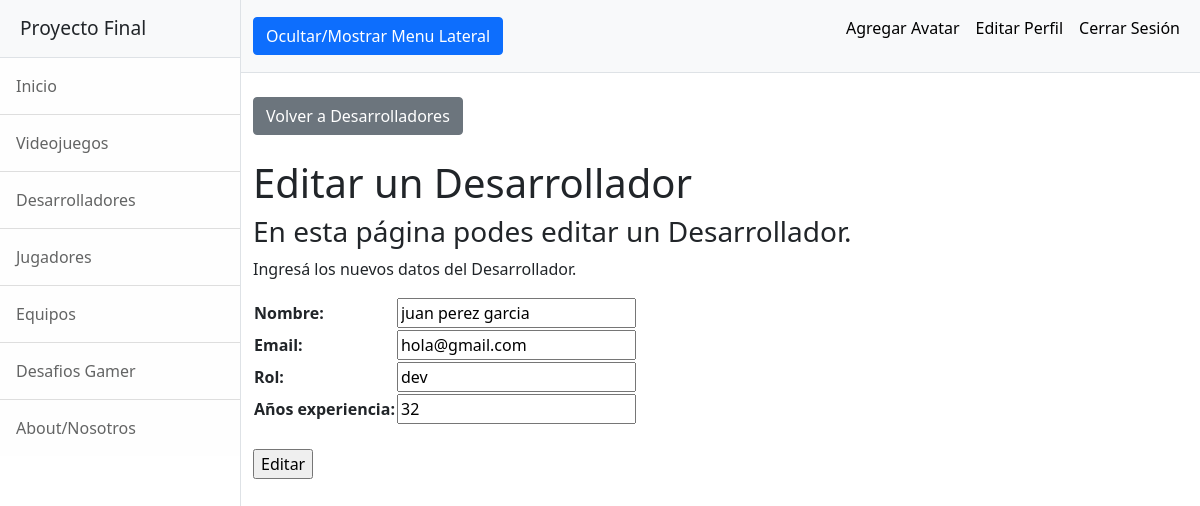
Screenshot of /AppFinal/desarrolladoresEditar/juan perez garcia (signed in) with the database file from the repository.
### AppFinal/models.py (models this page shows, shortened)
class Desarrollador(models.Model):
    nombre = models.CharField(max_length = 40)
    email = models.EmailField()
    rol = models.CharField(max_length = 40)
    años_experiencia = models.IntegerField()

### AppFinal/views.py (the view)
# urls.py: path('desarrolladoresEditar/<desarrollador_a_editar>', views.desarrolladoresEditar, name="DesarrolladoresEditar"),
@login_required
def desarrolladoresEditar(request, desarrollador_a_editar):
    desarrollador = Desarrollador.objects.get(nombre=desarrollador_a_editar)
    if request.method == 'POST':
        formulario = DesarrolladorFormulario(request.POST)
        if formulario.is_valid():
            input = formulario.cleaned_data
            desarrollador.nombre=input['nombre']
            desarrollador.email=input['email']
            desarrollador.rol=input['rol']
            desarrollador.años_experiencia=input['años_experiencia']
            desarrollador.save()
            return render(request, 'AppFinal/desarrolladores.html') # Sustituir por una vista de "Desarrollador creado" o algo así en el futuro
    else:
        formulario = DesarrolladorFormulario(initial={"nombre":desarrollador.nombre, "email":desarrollador.email, "rol":desarrollador.rol, "años_experiencia":desarrollador.años_experiencia})
    return render(request, 'AppFinal/desarrolladoresEditar.html', {'formulario':formulario, "desarrollador_a_editar":desarrollador_a_editar})

### AppFinal/forms.py
class DesarrolladorFormulario(forms.Form):
    nombre = forms.CharField(max_length = 40)
    email = forms.EmailField()
    rol = forms.CharField(max_length = 40)
    años_experiencia = forms.IntegerField()

### AppFinal/templates/AppFinal/desarrolladoresEditar.html
{% extends "AppFinal/padre.html" %}
{% load static %}
{% block dynamicContent %}
    <div class="container-fluid">
        <br><a class="btn btn-secondary" href="{% url 'Desarrolladores' %}">Volver a Desarrolladores</a>
        <h1 class="mt-4">Editar un Desarrollador</h1>
        <h3>En esta página podes editar un Desarrollador.</h3>
        <p>Ingresá los nuevos datos del Desarrollador.</p>
        <form action="" method="POST">{% csrf_token %}
            <table>{{ formulario.as_table }}</table><br>
            <input type="submit" value="Editar">
        </form>
    </div>
{% endblock %}

### rows the page displays
Desarrollador: nombre "juan perez garcia", email "hola@gmail.com", rol "dev", años_experiencia "32"
